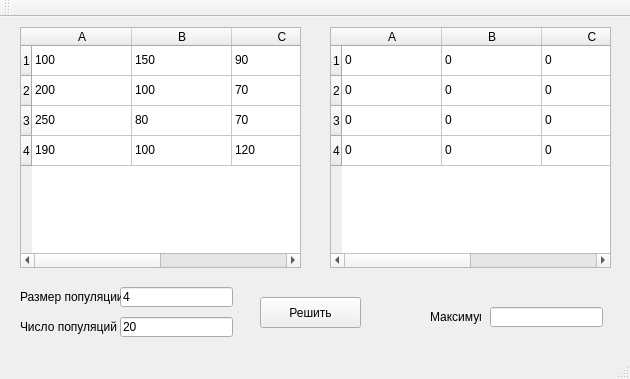
<?xml version="1.0" encoding="UTF-8"?>
<ui version="4.0">
 <class>MainWindow</class>
 <widget class="QMainWindow" name="MainWindow">
  <property name="geometry">
   <rect>
    <x>0</x>
    <y>0</y>
    <width>630</width>
    <height>379</height>
   </rect>
  </property>
  <property name="windowTitle">
   <string>Решение задачи о назначениях</string>
  </property>
  <widget class="QWidget" name="centralWidget">
   <widget class="QTableWidget" name="tableWidget">
    <property name="geometry">
     <rect>
      <x>20</x>
      <y>10</y>
      <width>281</width>
      <height>241</height>
     </rect>
    </property>
    <row>
     <property name="text">
      <string>1</string>
     </property>
    </row>
    <row>
     <property name="text">
      <string>2</string>
     </property>
    </row>
    <row>
     <property name="text">
      <string>3</string>
     </property>
    </row>
    <row>
     <property name="text">
      <string>4</string>
     </property>
    </row>
    <column>
     <property name="text">
      <string>A</string>
     </property>
    </column>
    <column>
     <property name="text">
      <string>B</string>
     </property>
    </column>
    <column>
     <property name="text">
      <string>C</string>
     </property>
    </column>
    <column>
     <property name="text">
      <string>D</string>
     </property>
    </column>
    <item row="0" column="0">
     <property name="text">
      <string>100</string>
     </property>
    </item>
    <item row="0" column="1">
     <property name="text">
      <string>150</string>
     </property>
    </item>
    <item row="0" column="2">
     <property name="text">
      <string>90</string>
     </property>
    </item>
    <item row="0" column="3">
     <property name="text">
      <string>200</string>
     </property>
    </item>
    <item row="1" column="0">
     <property name="text">
      <string>200</string>
     </property>
    </item>
    <item row="1" column="1">
     <property name="text">
      <string>100</string>
     </property>
    </item>
    <item row="1" column="2">
     <property name="text">
      <string>70</string>
     </property>
    </item>
    <item row="1" column="3">
     <property name="text">
      <string>150</string>
     </property>
    </item>
    <item row="2" column="0">
     <property name="text">
      <string>250</string>
     </property>
    </item>
    <item row="2" column="1">
     <property name="text">
      <string>80</string>
     </property>
    </item>
    <item row="2" column="2">
     <property name="text">
      <string>70</string>
     </property>
    </item>
    <item row="2" column="3">
     <property name="text">
      <string>100</string>
     </property>
    </item>
    <item row="3" column="0">
     <property name="text">
      <string>190</string>
     </property>
    </item>
    <item row="3" column="1">
     <property name="text">
      <string>100</string>
     </property>
    </item>
    <item row="3" column="2">
     <property name="text">
      <string>120</string>
     </property>
    </item>
    <item row="3" column="3">
     <property name="text">
      <string>200</string>
     </property>
    </item>
   </widget>
   <widget class="QTableWidget" name="tableWidget_2">
    <property name="geometry">
     <rect>
      <x>330</x>
      <y>10</y>
      <width>281</width>
      <height>241</height>
     </rect>
    </property>
    <row>
     <property name="text">
      <string>1</string>
     </property>
    </row>
    <row>
     <property name="text">
      <string>2</string>
     </property>
    </row>
    <row>
     <property name="text">
      <string>3</string>
     </property>
    </row>
    <row>
     <property name="text">
      <string>4</string>
     </property>
    </row>
    <column>
     <property name="text">
      <string>A</string>
     </property>
    </column>
    <column>
     <property name="text">
      <string>B</string>
     </property>
    </column>
    <column>
     <property name="text">
      <string>C</string>
     </property>
    </column>
    <column>
     <property name="text">
      <string>D</string>
     </property>
    </column>
    <item row="0" column="0">
     <property name="text">
      <string>0</string>
     </property>
    </item>
    <item row="0" column="1">
     <property name="text">
      <string>0</string>
     </property>
    </item>
    <item row="0" column="2">
     <property name="text">
      <string>0</string>
     </property>
    </item>
    <item row="0" column="3">
     <property name="text">
      <string>0</string>
     </property>
    </item>
    <item row="1" column="0">
     <property name="text">
      <string>0</string>
     </property>
    </item>
    <item row="1" column="1">
     <property name="text">
      <string>0</string>
     </property>
    </item>
    <item row="1" column="2">
     <property name="text">
      <string>0</string>
     </property>
    </item>
    <item row="1" column="3">
     <property name="text">
      <string>0</string>
     </property>
    </item>
    <item row="2" column="0">
     <property name="text">
      <string>0</string>
     </property>
    </item>
    <item row="2" column="1">
     <property name="text">
      <string>0</string>
     </property>
    </item>
    <item row="2" column="2">
     <property name="text">
      <string>0</string>
     </property>
    </item>
    <item row="2" column="3">
     <property name="text">
      <string>0</string>
     </property>
    </item>
    <item row="3" column="0">
     <property name="text">
      <string>0</string>
     </property>
    </item>
    <item row="3" column="1">
     <property name="text">
      <string>0</string>
     </property>
    </item>
    <item row="3" column="2">
     <property name="text">
      <string>0</string>
     </property>
    </item>
    <item row="3" column="3">
     <property name="text">
      <string>0</string>
     </property>
    </item>
   </widget>
   <widget class="QPushButton" name="pushButton">
    <property name="geometry">
     <rect>
      <x>260</x>
      <y>280</y>
      <width>101</width>
      <height>31</height>
     </rect>
    </property>
    <property name="text">
     <string>Решить</string>
    </property>
   </widget>
   <widget class="QLineEdit" name="lineEdit">
    <property name="geometry">
     <rect>
      <x>490</x>
      <y>290</y>
      <width>113</width>
      <height>20</height>
     </rect>
    </property>
   </widget>
   <widget class="QLineEdit" name="lineEdit_2">
    <property name="geometry">
     <rect>
      <x>120</x>
      <y>270</y>
      <width>113</width>
      <height>20</height>
     </rect>
    </property>
    <property name="text">
     <string>4</string>
    </property>
   </widget>
   <widget class="QLineEdit" name="lineEdit_3">
    <property name="geometry">
     <rect>
      <x>120</x>
      <y>300</y>
      <width>113</width>
      <height>20</height>
     </rect>
    </property>
    <property name="text">
     <string>20</string>
    </property>
   </widget>
   <widget class="QLabel" name="label">
    <property name="geometry">
     <rect>
      <x>20</x>
      <y>270</y>
      <width>101</width>
      <height>20</height>
     </rect>
    </property>
    <property name="text">
     <string>Размер популяции</string>
    </property>
   </widget>
   <widget class="QLabel" name="label_2">
    <property name="geometry">
     <rect>
      <x>20</x>
      <y>300</y>
      <width>101</width>
      <height>20</height>
     </rect>
    </property>
    <property name="text">
     <string>Число популяций</string>
    </property>
   </widget>
   <widget class="QLabel" name="label_3">
    <property name="geometry">
     <rect>
      <x>430</x>
      <y>290</y>
      <width>51</width>
      <height>20</height>
     </rect>
    </property>
    <property name="text">
     <string>Максимум</string>
    </property>
   </widget>
  </widget>
  <widget class="QMenuBar" name="menuBar">
   <property name="geometry">
    <rect>
     <x>0</x>
     <y>0</y>
     <width>630</width>
     <height>21</height>
    </rect>
   </property>
  </widget>
  <widget class="QToolBar" name="mainToolBar">
   <attribute name="toolBarArea">
    <enum>TopToolBarArea</enum>
   </attribute>
   <attribute name="toolBarBreak">
    <bool>false</bool>
   </attribute>
  </widget>
  <widget class="QStatusBar" name="statusBar"/>
 </widget>
 <layoutdefault spacing="6" margin="11"/>
 <resources/>
 <connections/>
</ui>
